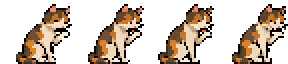
#> input picture game/side_data/chars/cat_calico/groom.png, 144 x 32 px, given as the content of the folder /t2/.claude/skills/passersby-dev/scripts/../side_data/scenes, which was not available (shown 2 times larger)
$ python lint_assets.py
#> lines starting #> are read from the running program, lines starting #| are printed output that depends on the picture; after the words box and inside, x2 and y2 are one past the last pixel; in counts of white or black regions, pixels touching at a corner belong together
"""素材与数据静态检查（每次交付前必须跑，FAIL 就不交付）。
    python tests/lint_assets.py [game_dir]
检查：
 A 精灵/道具：边缘被直线切掉、洋红杂边、半透明像素、全透明空图
 B 角色动画：图宽 = 帧数×帧宽、origin 在帧内、每帧脚底一致、身高一致（行走类）、帧边缘被裁（人物贴到帧边）
   速度范围：walk_side 50–110 px/s，run_side 130–220，walk_front/back 15–60
 C 头像：每个对话角色 6 种表情齐全、96×96、非空
 D world.json：引用文件存在、门/座位/斑马线/出口指向有效、座位和 NPC 路点在纵深带内且不在家具碰撞里、补摆道具不挡门
输出每条问题一行，末行 RESULT PASS/FAIL。
"""
import json, os, sys, glob
import numpy as np
from PIL import Image
G = sys.argv[1] if len(sys.argv) > 1 else os.path.join(os.path.dirname(__file__), '..')
D = os.path.join(G, 'side_data')
problems, warns = [], []
def P(msg): problems.append(msg)
def W(msg): warns.append(msg)
def rgba(p): return np.array(Image.open(p).convert('RGBA'))
#> called with p = '_only/groom.png'
#> returned value is the input picture: shape (32, 144, 4); mean R, G, B, A 59.1, 46.6, 35.1, 105.3

def edge_cut(a, name, min_px=6):
    """被切掉的判据：边上有一长段不透明像素，而且这些像素大多不是深色描边（物体自然的直边会有描边，切口露出的是内部颜色）。"""
#> called with name = 'props/groom.png', min_px = 6
    al = a[..., 3] > 0
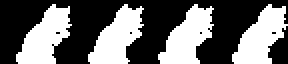
#> al: shape (32, 144) bool (shown 2 times larger); 41.3% white; 4 white regions, box (x1, y1, x2, y2) and area: (8, 2, 36, 32) 477, (44, 2, 72, 32) 477, (79, 2, 107, 32) 477, (116, 2, 144, 32) 471
    lum = (a[..., :3].astype(int) @ [30, 59, 11]) // 100
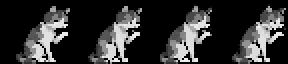
#> lum: shape (32, 144) int64 (shown 2 times larger); min 0, max 236, mean 48.9
    for side, sl in (('左', (slice(None), 0)), ('右', (slice(None), -1)), ('上', (0, slice(None)))):
        m = al[sl]; n = int(m.sum())
        if n < min_px: continue
        inner = (lum[sl][m] > 85).mean()        # 非描边（亮/中间色）的比例
        span = n / max(1, (al.any(1).sum() if side != '上' else al.any(0).sum()))
        if inner > 0.5 and span > 0.15:
            P(f'[切边] {name}: {side}边有 {n} 个不透明像素贴边，其中 {inner:.0%} 是内部颜色（疑似被裁切）')
            return
#> this loop made 3 passes
#> n on passes 1 to 3: 0, 1, 0


def fringe(a, name):
#> called with name = 'props/groom.png'
    r, g, b, al = (a[..., i].astype(int) for i in range(4))
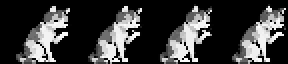
#> r: shape (32, 144) int64 (shown 2 times larger); min 0, max 250, mean 59.1
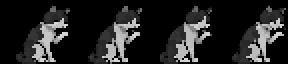
#> b: shape (32, 144) int64 (shown 2 times larger); min 0, max 212, mean 35.1
    m = (al > 0) & (r - g > 60) & (b - g > 60) & (np.abs(r - b) < 80)
#> m: shape (32, 144) bool; every value is 0
    if m.sum() > 3:
        P(f'[洋红] {name}: {int(m.sum())} 个洋红色像素')
    semi = ((al > 0) & (al < 255)).sum()
#> semi = 0
    if semi > 0:
        W(f'[半透明] {name}: {int(semi)} 个半透明像素')

# A 道具精灵
FULL = ('ground', 'far', 'bg', 'row', 'block', 'room', 'sky', 'interior', 'alley', 'zebra', 'harbour', 'promenade')
for sc in sorted(glob.glob(os.path.join(D, 'scenes', '*', '*.json'))):
    j = json.load(open(sc, encoding='utf-8')); base = os.path.dirname(sc); sid = j['id']
    layer_imgs = {L['img'] for L in j.get('layers', [])}
    for p in j.get('props', []):
        f = os.path.join(base, p['img'])
        if not os.path.exists(f):
            P(f'[缺图] {sid}: {p["img"]}'); continue
        a = rgba(f)
        if a[..., 3].max() == 0: P(f'[空图] {sid}/{p["img"]}')
        edge_cut(a, f'{sid}/{p["img"]}'); fringe(a, f'{sid}/{p["img"]}')
    for L in j.get('layers', []):
        if not os.path.exists(os.path.join(base, L['img'])): P(f'[缺图] {sid}: layer {L["img"]}')
for f in glob.glob(os.path.join(D, 'props', '*.png')):
    a = rgba(f); edge_cut(a, 'props/' + os.path.basename(f)); fringe(a, 'props/' + os.path.basename(f))

# B 角色动画
SPEED = {'walk_side': (25, 120), 'run_side': (130, 220), 'walk_front': (15, 60), 'walk_back': (15, 60), 'walk_diagf': (40, 110), 'walk_diagb': (40, 110)}
DOG_SPEED = {'walk_side': (20, 80), 'run_side': (50, 130)}
for cj in sorted(glob.glob(os.path.join(D, 'chars', '*', 'char.json'))):
    c = json.load(open(cj, encoding='utf-8')); base = os.path.dirname(cj); cid = c['id']
    dog = c.get('kind') == 'dog'
    for k, an in c['anims'].items():
        f = os.path.join(base, an['file']); name = f'{cid}/{k}'
        if not os.path.exists(f): P(f'[缺图] {name}'); continue
        a = rgba(f); h, w = a.shape[:2]
        fw, fh, n = an['frame_w'], an['frame_h'], an['frames']
        if w != fw * n or h != fh: P(f'[帧尺寸] {name}: 图 {w}x{h}，应为 {fw * n}x{fh}')
        ox, oy = an.get('origin', [fw // 2, fh - 1])
        if not (0 <= ox <= fw and 0 <= oy <= fh): P(f'[origin] {name}: {ox},{oy} 不在帧内')
        fringe(a, name)
        bottoms, heights = [], []
        for i in range(n):
            fr = a[:, i * fw:(i + 1) * fw, 3] > 0
            if not fr.any(): P(f'[空帧] {name} 第 {i} 帧'); continue
            ys = np.nonzero(fr.any(1))[0]; xs = np.nonzero(fr.any(0))[0]
            bottoms.append(ys.max()); heights.append(ys.max() - ys.min())
            # 真被切 = 边上出现一长条直线；只是贴边（头发尖、鞋尖）不算
            hgt = ys.max() - ys.min() + 1; wid = xs.max() - xs.min() + 1
            if fr[:, 0].sum() > 0.22 * hgt or fr[:, -1].sum() > 0.22 * hgt:
                P(f'[帧裁切] {name} 第 {i} 帧: 左/右边被直线切掉（{max(fr[:, 0].sum(), fr[:, -1].sum())} px）')
            if fr[0, :].sum() > 0.45 * wid:
                P(f'[帧裁切] {name} 第 {i} 帧: 上边被直线切掉（{fr[0, :].sum()} px）')
        # 内部切口：轮廓上出现一竖条（≥3 像素）非描边的亮色边界像素 = 被直线切过（不管在帧的哪里）
        lum = (a[..., :3].astype(int) @ [30, 59, 11]) // 100
        al_all = a[..., 3] > 0
        for i in range(n):
            fal = al_all[:, i * fw:(i + 1) * fw]; flum = lum[:, i * fw:(i + 1) * fw]
            hh, ww = fal.shape
            for side in (-1, 1):
                nb = np.zeros_like(fal)
                if side < 0: nb[:, 1:] = ~fal[:, :-1]; nb[:, 0] = True
                else: nb[:, :-1] = ~fal[:, 1:]; nb[:, -1] = True
                edge = fal & nb & (flum > 95)
                for x in range(ww):
                    col = edge[:, x]
                    run = best = 0
                    for v in col:
                        run = run + 1 if v else 0; best = max(best, run)
                    if best >= 4:
                        W(f'[内部切口] {name} 第 {i} 帧: x={x} 有 {best} 像素长的亮色直边（像被切过）')
                        break
                else:
                    continue
                break
        # 侧面走/跑：地面附近两只脚的大小要相近
        if k == 'walk_side' and not dog:
            for i in (0, n // 2):            # 触地帧：双脚都在地上
                fal = al_all[:, i * fw:(i + 1) * fw]
                ys = np.nonzero(fal.any(1))[0]
                if len(ys) == 0: continue
                band_ = fal[max(0, ys.max() - 7):ys.max() + 1]
                cols = np.nonzero(band_.any(0))[0]
                blobs = [r for r in np.split(cols, np.nonzero(np.diff(cols) > 1)[0] + 1) if len(r)]
                if len(blobs) >= 2:
                    sizes = sorted(int(band_[:, r[0]:r[-1] + 1].sum()) for r in blobs)
                    if sizes[-2] < 0.3 * sizes[-1] and sizes[-2] < 25:
                        P(f'[脚被切] {name} 第 {i} 帧: 两只脚大小 {sizes[-2]} / {sizes[-1]} 像素，有一只只剩一点')
        if k.startswith(('walk', 'run', 'idle')) and len(heights) > 1:
            if max(bottoms) - min(bottoms) > 3 and k in ('walk_side', 'idle_side', 'idle_front', 'idle_back'):
                P(f'[脚底] {name}: 各帧脚底相差 {max(bottoms) - min(bottoms)} px')
            if max(heights) - min(heights) > max(10, 0.12 * max(heights)):
                W(f'[身高] {name}: 各帧高度 {min(heights)}–{max(heights)}')
        rm = an.get('root_motion_px', [])
        lim = (DOG_SPEED if dog else SPEED).get(k)
        if cid == 'hero' and k == 'walk_side': lim = (65, 95)
        if lim and rm:
            v = sum(rm) / n * an['fps']
            if not (lim[0] <= v <= lim[1]): P(f'[速度] {name}: {v:.0f} px/s 不在 {lim[0]}–{lim[1]}')
            if min(rm) < 0: P(f'[根运动] {name}: 有负值 {min(rm)}')

# C 头像
#> (the run stopped early here; a loop or call above may not have finished)

$ run again, on game/side_data/chars/chenqide/idle_back.png
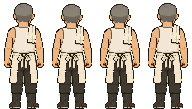
#> input picture game/side_data/chars/chenqide/idle_back.png, 192 x 109 px, given as the content of the folder game/side_data/chars/chenqide/idle_back.png/side_data/scenes, which was not available
#> in rgba, returned value is the input picture: shape (109, 192, 4); mean R, G, B, A 87, 77.4, 63.7, 141.7
#> in edge_cut, `al = a[..., 3] > 0`:
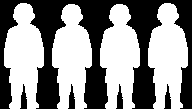
#> al: shape (109, 192) bool; 55.6% white; 5 black regions, box (x1, y1, x2, y2) and area: (0, 0, 192, 109) 8874, (20, 84, 27, 109) 107, (68, 84, 75, 109) 107, (116, 84, 123, 109) 107, (164, 84, 171, 109) 107
#> in fringe, `r, g, b, al = (a[..., i].astype(int) for i in range(4))`:
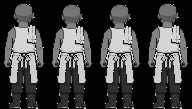
#> b: shape (109, 192) int64; min 0, max 240, mean 63.7
#> m: shape (109, 192) bool; every value is 0
#> semi = 0
